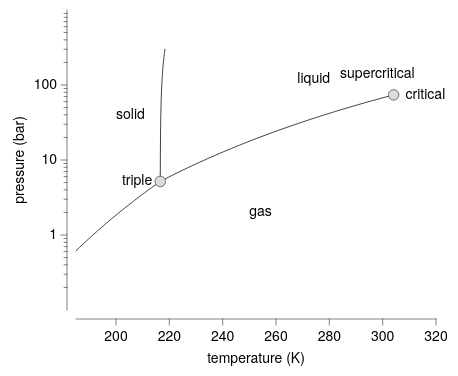

The specification (Vega-Lite) saved for this image:
### Vega-Lite specification from a JSON file in a GitHub repository (floating-point values rounded to 4 significant figures; data arrays with more than 128 entries replaced by an {"elided": "..."} marker saying what was removed)
{"background": null, "config": {"arc": {"fill": "#DBDBDB", "fillOpacity": 1.0, "innerRadius": 37.5, "padAngle": 0.03, "stroke": "black", "strokeOpacity": 1, "strokeWidth": 0.25}, "area": {"fill": "#DBDBDB", "fillOpacity": 1.0, "stroke": "black", "strokeOpacity": 1, "strokeWidth": 0.25}, "axis": {"domain": true, "domainCap": "round", "domainColor": "black", "domainWidth": 0.25, "grid": false, "gridCap": "round", "gridColor": "#F1F1F1", "gridDash": [0, 0], "gridOpacity": 1.0, "gridWidth": 0.25, "labelColor": "black", "labelFont": "Helvetica Neue", "labelFontSize": 7, "labelFontStyle": "normal", "labelFontWeight": 400, "offset": 4.5, "ticks": true, "tickCap": "round", "tickColor": "black", "tickRound": false, "tickSize": 3, "tickWidth": 0.25, "titleColor": "black", "titleFont": "Helvetica Neue", "titleFontSize": 7, "titleFontStyle": "normal", "titleFontWeight": 400}, "axisX": {"domain": true, "labelAlign": "center", "labelAngle": 0, "labels": true, "ticks": true, "translate": 0}, "axisY": {"domain": true, "labelAlign": "right", "labelAngle": 0, "labels": true, "ticks": true, "translate": 0}, "axisRight": {"domain": true, "labelAlign": "left", "labelAngle": 0, "labels": true, "ticks": true, "translate": 0}, "axisTop": {"domain": true, "labelAlign": "center", "labelAngle": 0, "labels": true, "ticks": true, "translate": 0}, "axisBand": {"tickOffset": 0}, "bar": {"fill": "#DBDBDB", "fillOpacity": 1.0, "stroke": "black", "strokeOpacity": 1, "strokeWidth": 0.25}, "boxplot": {"size": 13.5, "ticks": {"cornerRadius": 0.25, "fill": "black", "opacity": 1, "size": 6.75, "thickness": 0.25}, "box": {"fillOpacity": 1.0, "stroke": "black", "strokeOpacity": 1, "strokeWidth": 0.25}, "median": {"cornerRadius": 0, "fill": "black", "fillOpacity": 1.0, "opacity": 1, "size": 13.5, "thickness": 0.25}, "rule": {"fill": "black", "fillOpacity": 1.0, "size": 15.0, "stroke": "black", "strokeDash": [0, 0], "strokeOpacity": 1, "strokeWidth": 0.25}, "outliers": {"color": "black", "fill": "black", "fillOpacity": 1.0, "size": 0, "stroke": "black", "strokeOpacity": 1, "strokeWidth": 0.25}}, "circle": {"fill": "black", "fillOpacity": 1.0, "size": 0.75, "stroke": null, "strokeOpacity": 1, "strokeWidth": 0.25}, "errorband": {"band": {"fillOpacity": 0.6, "stroke": null, "strokeWidth": 0.25, "strokeOpacity": 1}, "borders": {"opacity": 0, "strokeOpacity": 0.25, "strokeWidth": 1}}, "errorbar": {"opacity": 1, "rule": {"strokeDash": [0, 0], "strokeWidth": 0.25}, "ticks": {"color": "black", "cornerRadius": 0.125, "opacity": 1, "size": 9.0, "thickness": 0.25}, "thickness": 0.25}, "font": "Helvetica Neue", "geoshape": {"fill": "#DBDBDB", "fillOpacity": 1.0, "stroke": "black", "strokeOpacity": 1, "strokeWidth": 0.25}, "header": {"labelColor": "black", "labelFont": "Helvetica Neue", "labelFontSize": 7, "labelFontStyle": "normal", "labelFontWeight": 400, "titleColor": "black", "titleFont": "Helvetica Neue", "titleFontSize": 7, "titleFontStyle": "normal", "titleFontWeight": 400, "titlePadding": 0}, "legend": {"disable": false, "offset": 4.5, "titlePadding": 4, "labelOffset": 2, "gradientLabelOffset": 2, "gradientLength": 75.0, "gradientThickness": 7.5, "gradientOpacity": 1.0, "gradientStrokeColor": "black", "gradientStrokeWidth": 0.25, "labelColor": "black", "labelFont": "Helvetica Neue", "labelFontSize": 7, "labelFontStyle": "normal", "labelFontWeight": 400, "strokeColor": "black", "strokeWidth": 0, "symbolSize": 42, "symbolStrokeColor": "black", "symbolStrokeWidth": 0.25, "titleColor": "black", "titleFont": "Helvetica Neue", "titleFontSize": 7, "titleFontStyle": "normal", "titleFontWeight": 400}, "line": {"color": "black", "stroke": "black", "strokeCap": "round", "strokeDash": [0, 0], "strokeOpacity": 1, "strokeWidth": 0.375}, "point": {"filled": true, "fill": "#DBDBDB", "fillOpacity": 1.0, "size": 7.5, "stroke": "black", "strokeOpacity": 1, "strokeWidth": 0.25}, "range": {"category": ["#C6D9F1", "#F1C9CB", "#FEF0B9", "#CEE37A", "#7AA8E0", "#E589A3", "#FDDD5D", "#68B961", "#4177B1", "#C35082", "#E5C227", "#438156"], "diverging": {"scheme": ["#C35082", "#CE6D94", "#D989A7", "#E2A4BA", "#EABFCE", "#F1DBE2", "#F6F6F6", "#D7E0EB", "#B9CBE0", "#9BB6D5", "#7DA1C9", "#5F8CBD", "#4177B1"]}, "heatmap": {"scheme": ["#32022B", "#43044D", "#4C196E", "#4D338C", "#484DA6", "#3A68BB", "#1D83CA", "#1D9CCB", "#23B5C9", "#28CDC5", "#4DE0B4", "#91EE9F"]}, "ordinal": {"scheme": ["#F1F1F1", "#DBDBDB", "#C6C6C6", "#B2B2B2", "#9D9D9D", "#898989", "#767676", "#636363", "#515151", "#404040", "#2F2F2F", "#1F1F1F"]}, "ramp": {"scheme": ["#32022B", "#43044D", "#4C196E", "#4D338C", "#484DA6", "#3A68BB", "#1D83CA", "#1D9CCB", "#23B5C9", "#28CDC5", "#4DE0B4", "#91EE9F"]}}, "rule": {"color": "black", "stroke": "black", "strokeCap": "round", "strokeDash": [2, 2], "strokeOpacity": 1, "strokeWidth": 0.25}, "scale": {"bandPaddingInner": 0.1, "bandPaddingOuter": 0.1, "round": false}, "rect": {"fill": "#DBDBDB", "fillOpacity": 1.0, "stroke": "black", "strokeOpacity": 1, "strokeWidth": 0.25}, "square": {"fill": "#DBDBDB", "fillOpacity": 1.0, "size": 15.0, "stroke": "black", "strokeOpacity": 1, "strokeWidth": 0.25}, "text": {"color": "black", "font": "Helvetica Neue", "fontSize": 7, "fontStyle": "normal", "fontWeight": 400}, "tick": {"color": "black", "cornerRadius": 0.125, "opacity": 1.0, "size": 13.5, "thickness": 0.25}, "title": {"anchor": "middle", "frame": "group", "color": "black", "font": "Helvetica Neue", "fontSize": 7, "fontStyle": "normal", "fontWeight": 400, "subtitleColor": "black", "subtitleFont": "Helvetica Neue", "subtitleFontSize": "Helvetica Neue", "subtitleFontStyle": "normal", "subtitleFontWeight": 400}, "trail": {"color": "black", "opacity": 1, "size": 0.375}, "view": {"continuousWidth": 180, "continuousHeight": 150, "discreteWidth": 180, "discreteHeight": 150, "fill": null, "stroke": null, "strokeWidth": 0.25}}, "layer": [{"layer": [{"data": {"name": "data-8fe92955c799ebca20823ced94063bf8"}, "mark": {"type": "line"}, "encoding": {"detail": {"field": "boundary", "type": "nominal"}, "x": {"field": "T", "scale": {"domain": [185, 320], "nice": false}, "title": "temperature (K)", "type": "quantitative"}, "y": {"axis": {"values": [1, 10, 100]}, "field": "P", "scale": {"domain": [1, 300], "nice": false, "type": "log"}, "title": "pressure (bar)", "type": "quantitative"}}}, {"data": {"name": "data-552e38837a02bf9e1416e4e04ed8ceca"}, "mark": {"type": "point", "filled": true, "opacity": 1, "size": 28}, "encoding": {"x": {"field": "T", "type": "quantitative"}, "y": {"field": "P", "type": "quantitative"}}}, {"data": {"values": [{"__dysonsphere__": 1}]}, "mark": {"type": "text", "align": "left", "angle": 0, "baseline": "middle", "dx": 0, "dy": 0, "opacity": 1.0}, "encoding": {"text": {"value": "solid"}, "x": {"datum": 200.0}, "y": {"datum": 40.0}}}, {"data": {"values": [{"__dysonsphere__": 1}]}, "mark": {"type": "text", "align": "left", "angle": 0, "baseline": "middle", "dx": 0, "dy": 0, "opacity": 1.0}, "encoding": {"text": {"value": "liquid"}, "x": {"datum": 268.0}, "y": {"datum": 120.0}}}, {"data": {"values": [{"__dysonsphere__": 1}]}, "mark": {"type": "text", "align": "left", "angle": 0, "baseline": "middle", "dx": 0, "dy": 0, "opacity": 1.0}, "encoding": {"text": {"value": "gas"}, "x": {"datum": 250.0}, "y": {"datum": 2.0}}}, {"data": {"values": [{"__dysonsphere__": 1}]}, "mark": {"type": "text", "align": "right", "angle": 0, "baseline": "middle", "dx": 0, "dy": 0, "opacity": 1.0}, "encoding": {"text": {"value": "supercritical"}, "x": {"datum": 312.0}, "y": {"datum": 140.0}}}, {"data": {"values": [{"__dysonsphere__": 1}]}, "mark": {"type": "text", "align": "right", "angle": 0, "baseline": "middle", "dx": -4, "dy": 0, "opacity": 1.0}, "encoding": {"text": {"value": "triple"}, "x": {"datum": 216.6}, "y": {"datum": 5.18}}}, {"data": {"values": [{"__dysonsphere__": 1}]}, "mark": {"type": "text", "align": "left", "angle": 0, "baseline": "middle", "dx": 6, "dy": 0, "opacity": 1.0}, "encoding": {"text": {"value": "critical"}, "x": {"datum": 304.1}, "y": {"datum": 73.8}}}]}, {"data": {"name": "data-8fe92955c799ebca20823ced94063bf8"}, "mark": {"type": "point", "opacity": 0}, "encoding": {"y": {"axis": {"domain": false, "grid": false, "labels": false, "orient": "left", "tickSize": 1.5, "ticks": true, "values": [0.2, 0.3, 0.4, 0.5, 0.6, 0.7, 0.8, 0.9, 2, 3, 4, 5, 6, 7, 8, 9, 20, 30, 40, 50, 60, 70, 80, 90, 200, 300, 400, 500, 600, 700, 800, 900]}, "field": "P", "scale": {"base": 10, "domain": [0.1, 1000], "type": "log"}, "title": null, "type": "quantitative"}}}], "resolve": {"axis": {"y": "independent"}}, "$schema": "https://vega.github.io/schema/vega-lite/v6.4.1.json", "datasets": {"data-8fe92955c799ebca20823ced94063bf8": {"elided": "150 records"}, "data-552e38837a02bf9e1416e4e04ed8ceca": [{"T": 216.6, "P": 5.18}, {"T": 304.1, "P": 73.8}]}}
